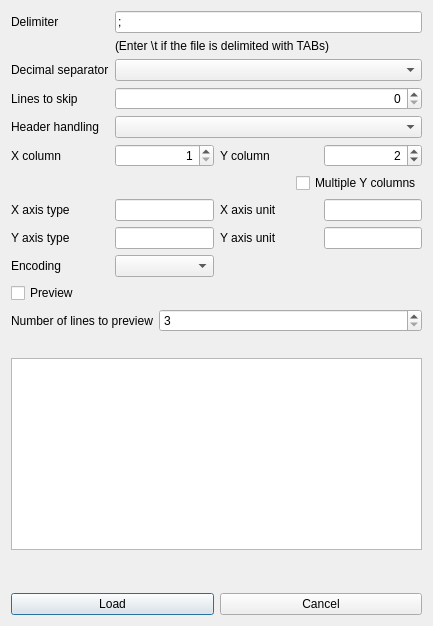
<?xml version="1.0" encoding="UTF-8"?>
<ui version="4.0">
 <class>plugin::LoadCsvFileDialog</class>
 <widget class="QDialog" name="plugin::LoadCsvFileDialog">
  <property name="geometry">
   <rect>
    <x>0</x>
    <y>0</y>
    <width>433</width>
    <height>626</height>
   </rect>
  </property>
  <property name="windowTitle">
   <string>Load text data</string>
  </property>
  <layout class="QVBoxLayout" name="verticalLayout">
   <item>
    <layout class="QGridLayout" name="gridLayout">
     <item row="7" column="2">
      <widget class="QLabel" name="ql_xUnit">
       <property name="sizePolicy">
        <sizepolicy hsizetype="Preferred" vsizetype="Preferred">
         <horstretch>1</horstretch>
         <verstretch>0</verstretch>
        </sizepolicy>
       </property>
       <property name="text">
        <string>X axis unit</string>
       </property>
      </widget>
     </item>
     <item row="4" column="0">
      <widget class="QLabel" name="ql_headerHandling">
       <property name="text">
        <string>Header handling</string>
       </property>
      </widget>
     </item>
     <item row="6" column="0" colspan="4" alignment="Qt::AlignRight">
      <widget class="QCheckBox" name="qcb_multipleYcols">
       <property name="text">
        <string>Multiple Y columns</string>
       </property>
      </widget>
     </item>
     <item row="3" column="0">
      <widget class="QLabel" name="ql_linesToSkip">
       <property name="text">
        <string>Lines to skip</string>
       </property>
      </widget>
     </item>
     <item row="5" column="2">
      <widget class="QLabel" name="ql_yColumn">
       <property name="sizePolicy">
        <sizepolicy hsizetype="Preferred" vsizetype="Preferred">
         <horstretch>1</horstretch>
         <verstretch>0</verstretch>
        </sizepolicy>
       </property>
       <property name="text">
        <string>Y column</string>
       </property>
      </widget>
     </item>
     <item row="7" column="3">
      <widget class="QLineEdit" name="qle_xUnit">
       <property name="sizePolicy">
        <sizepolicy hsizetype="Expanding" vsizetype="Fixed">
         <horstretch>1</horstretch>
         <verstretch>0</verstretch>
        </sizepolicy>
       </property>
      </widget>
     </item>
     <item row="5" column="1">
      <widget class="QSpinBox" name="qspbox_xColumn">
       <property name="sizePolicy">
        <sizepolicy hsizetype="Minimum" vsizetype="Fixed">
         <horstretch>1</horstretch>
         <verstretch>0</verstretch>
        </sizepolicy>
       </property>
       <property name="alignment">
        <set>Qt::AlignRight|Qt::AlignTrailing|Qt::AlignVCenter</set>
       </property>
       <property name="minimum">
        <number>1</number>
       </property>
       <property name="maximum">
        <number>999999999</number>
       </property>
      </widget>
     </item>
     <item row="8" column="2">
      <widget class="QLabel" name="ql_yUnit">
       <property name="sizePolicy">
        <sizepolicy hsizetype="Preferred" vsizetype="Preferred">
         <horstretch>1</horstretch>
         <verstretch>0</verstretch>
        </sizepolicy>
       </property>
       <property name="text">
        <string>Y axis unit</string>
       </property>
      </widget>
     </item>
     <item row="7" column="1">
      <widget class="QLineEdit" name="qle_xType">
       <property name="sizePolicy">
        <sizepolicy hsizetype="Expanding" vsizetype="Fixed">
         <horstretch>1</horstretch>
         <verstretch>0</verstretch>
        </sizepolicy>
       </property>
      </widget>
     </item>
     <item row="8" column="3">
      <widget class="QLineEdit" name="qle_yUnit">
       <property name="sizePolicy">
        <sizepolicy hsizetype="Expanding" vsizetype="Fixed">
         <horstretch>1</horstretch>
         <verstretch>0</verstretch>
        </sizepolicy>
       </property>
      </widget>
     </item>
     <item row="4" column="1" colspan="3">
      <widget class="QComboBox" name="qcbox_headerHandling"/>
     </item>
     <item row="0" column="1" colspan="3">
      <widget class="QLineEdit" name="qle_delimiter">
       <property name="text">
        <string>;</string>
       </property>
      </widget>
     </item>
     <item row="0" column="0">
      <widget class="QLabel" name="ql_delimiter">
       <property name="toolTip">
        <string/>
       </property>
       <property name="statusTip">
        <string extracomment="Character that separates columns in the data file"/>
       </property>
       <property name="text">
        <string>Delimiter</string>
       </property>
      </widget>
     </item>
     <item row="5" column="0">
      <widget class="QLabel" name="ql_xColumn">
       <property name="sizePolicy">
        <sizepolicy hsizetype="Preferred" vsizetype="Preferred">
         <horstretch>1</horstretch>
         <verstretch>0</verstretch>
        </sizepolicy>
       </property>
       <property name="text">
        <string>X column</string>
       </property>
      </widget>
     </item>
     <item row="9" column="1">
      <widget class="QComboBox" name="qcbox_encoding">
       <property name="sizePolicy">
        <sizepolicy hsizetype="MinimumExpanding" vsizetype="Fixed">
         <horstretch>1</horstretch>
         <verstretch>0</verstretch>
        </sizepolicy>
       </property>
      </widget>
     </item>
     <item row="2" column="1" colspan="3">
      <widget class="QComboBox" name="qcbox_decimalSeparator"/>
     </item>
     <item row="2" column="0">
      <widget class="QLabel" name="ql_decimalSeparator">
       <property name="toolTip">
        <string/>
       </property>
       <property name="text">
        <string>Decimal separator</string>
       </property>
      </widget>
     </item>
     <item row="5" column="3">
      <widget class="QSpinBox" name="qspbox_yColumn">
       <property name="sizePolicy">
        <sizepolicy hsizetype="Minimum" vsizetype="Fixed">
         <horstretch>1</horstretch>
         <verstretch>0</verstretch>
        </sizepolicy>
       </property>
       <property name="alignment">
        <set>Qt::AlignRight|Qt::AlignTrailing|Qt::AlignVCenter</set>
       </property>
       <property name="minimum">
        <number>1</number>
       </property>
       <property name="maximum">
        <number>999999999</number>
       </property>
       <property name="value">
        <number>2</number>
       </property>
      </widget>
     </item>
     <item row="8" column="1">
      <widget class="QLineEdit" name="qle_yType"/>
     </item>
     <item row="3" column="1" colspan="3">
      <widget class="QSpinBox" name="qspbox_linesToSkip">
       <property name="alignment">
        <set>Qt::AlignRight|Qt::AlignTrailing|Qt::AlignVCenter</set>
       </property>
       <property name="minimum">
        <number>0</number>
       </property>
       <property name="maximum">
        <number>999999999</number>
       </property>
       <property name="value">
        <number>0</number>
       </property>
      </widget>
     </item>
     <item row="8" column="0">
      <widget class="QLabel" name="ql_yCaption">
       <property name="sizePolicy">
        <sizepolicy hsizetype="Preferred" vsizetype="Preferred">
         <horstretch>1</horstretch>
         <verstretch>0</verstretch>
        </sizepolicy>
       </property>
       <property name="text">
        <string>Y axis type</string>
       </property>
      </widget>
     </item>
     <item row="9" column="0">
      <widget class="QLabel" name="ql_encodingCaption">
       <property name="sizePolicy">
        <sizepolicy hsizetype="Preferred" vsizetype="Preferred">
         <horstretch>1</horstretch>
         <verstretch>0</verstretch>
        </sizepolicy>
       </property>
       <property name="text">
        <string>Encoding</string>
       </property>
      </widget>
     </item>
     <item row="7" column="0">
      <widget class="QLabel" name="ql_xType">
       <property name="sizePolicy">
        <sizepolicy hsizetype="Preferred" vsizetype="Preferred">
         <horstretch>1</horstretch>
         <verstretch>0</verstretch>
        </sizepolicy>
       </property>
       <property name="text">
        <string>X axis type</string>
       </property>
      </widget>
     </item>
     <item row="1" column="1" colspan="3">
      <widget class="QLabel" name="ql_tabDelimiterHint">
       <property name="text">
        <string>(Enter \t if the file is delimited with TABs)</string>
       </property>
      </widget>
     </item>
    </layout>
   </item>
   <item>
    <layout class="QVBoxLayout" name="verticalLayout_2">
     <item>
      <widget class="QCheckBox" name="qcb_showPreview">
       <property name="text">
        <string>Preview</string>
       </property>
      </widget>
     </item>
     <item>
      <layout class="QFormLayout" name="formLayout">
       <item row="0" column="0">
        <widget class="QLabel" name="ql_numLinesPreview">
         <property name="text">
          <string>Number of lines to preview</string>
         </property>
        </widget>
       </item>
       <item row="0" column="1">
        <widget class="QSpinBox" name="qspbox_numLinesPreview">
         <property name="minimum">
          <number>3</number>
         </property>
        </widget>
       </item>
      </layout>
     </item>
     <item>
      <widget class="QLabel" name="ql_previewError">
       <property name="palette">
        <palette>
         <active>
          <colorrole role="WindowText">
           <brush brushstyle="SolidPattern">
            <color alpha="255">
             <red>255</red>
             <green>0</green>
             <blue>4</blue>
            </color>
           </brush>
          </colorrole>
         </active>
         <inactive>
          <colorrole role="WindowText">
           <brush brushstyle="SolidPattern">
            <color alpha="255">
             <red>208</red>
             <green>208</green>
             <blue>208</blue>
            </color>
           </brush>
          </colorrole>
         </inactive>
         <disabled>
          <colorrole role="WindowText">
           <brush brushstyle="SolidPattern">
            <color alpha="96">
             <red>164</red>
             <green>166</green>
             <blue>168</blue>
            </color>
           </brush>
          </colorrole>
         </disabled>
        </palette>
       </property>
       <property name="text">
        <string>&lt;PREV_ERR_PLACEHOLDER&gt;</string>
       </property>
       <property name="wordWrap">
        <bool>true</bool>
       </property>
      </widget>
     </item>
     <item>
      <widget class="QPlainTextEdit" name="qpte_preview">
       <property name="sizePolicy">
        <sizepolicy hsizetype="Expanding" vsizetype="Fixed">
         <horstretch>0</horstretch>
         <verstretch>0</verstretch>
        </sizepolicy>
       </property>
      </widget>
     </item>
    </layout>
   </item>
   <item>
    <spacer name="verticalSpacer">
     <property name="orientation">
      <enum>Qt::Vertical</enum>
     </property>
     <property name="sizeHint" stdset="0">
      <size>
       <width>20</width>
       <height>40</height>
      </size>
     </property>
    </spacer>
   </item>
   <item>
    <layout class="QHBoxLayout" name="horizontalLayout">
     <item>
      <widget class="QPushButton" name="qpb_load">
       <property name="sizePolicy">
        <sizepolicy hsizetype="Minimum" vsizetype="Maximum">
         <horstretch>0</horstretch>
         <verstretch>0</verstretch>
        </sizepolicy>
       </property>
       <property name="text">
        <string>Load</string>
       </property>
      </widget>
     </item>
     <item>
      <widget class="QPushButton" name="qpb_cancel">
       <property name="sizePolicy">
        <sizepolicy hsizetype="Minimum" vsizetype="Maximum">
         <horstretch>0</horstretch>
         <verstretch>0</verstretch>
        </sizepolicy>
       </property>
       <property name="text">
        <string>Cancel</string>
       </property>
      </widget>
     </item>
    </layout>
   </item>
  </layout>
 </widget>
 <tabstops>
  <tabstop>qle_delimiter</tabstop>
  <tabstop>qcbox_decimalSeparator</tabstop>
  <tabstop>qcbox_headerHandling</tabstop>
  <tabstop>qpb_load</tabstop>
  <tabstop>qpb_cancel</tabstop>
 </tabstops>
 <resources/>
 <connections/>
</ui>
